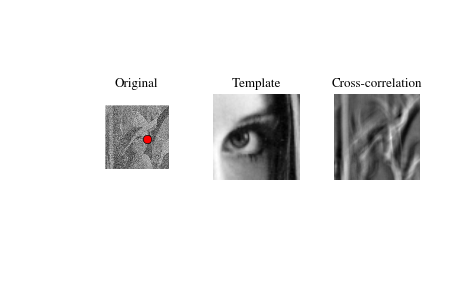

This figure's Python source:
# Use 2D cross-correlation to find the location of a template in a noisy
# image:

from scipy import signal
from scipy import misc
lena = misc.lena() - misc.lena().mean()
template = np.copy(lena[235:295, 310:370]) # right eye
template -= template.mean()
lena = lena + np.random.randn(*lena.shape) * 50 # add noise
corr = signal.correlate2d(lena, template, boundary='symm', mode='same')
y, x = np.unravel_index(np.argmax(corr), corr.shape) # find the match

import matplotlib.pyplot as plt
fig, (ax_orig, ax_template, ax_corr) = plt.subplots(1, 3)
ax_orig.imshow(lena, cmap='gray')
ax_orig.set_title('Original')
ax_orig.set_axis_off()
ax_template.imshow(template, cmap='gray')
ax_template.set_title('Template')
ax_template.set_axis_off()
ax_corr.imshow(corr, cmap='gray')
ax_corr.set_title('Cross-correlation')
ax_corr.set_axis_off()
ax_orig.plot(x, y, 'ro')
fig.show()
